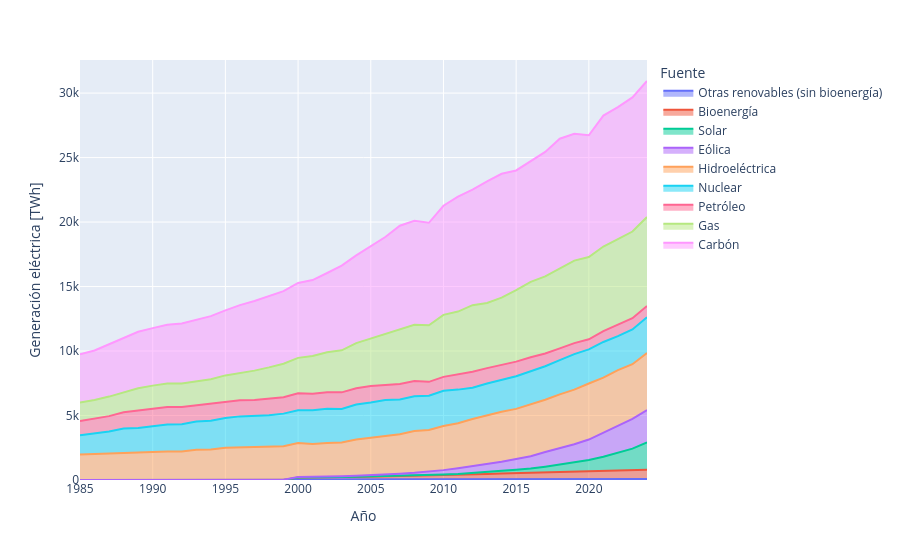

Notebook code for this chart:
### Code cell
#| label: fig-elec-fuente-abs
#| fig-cap: "Contribución de la generación eléctrica por fuente (valores absolutos)"
df = pd.read_csv('https://ourworldindata.org/grapher/electricity-prod-source-stacked.csv?v=1&csvType=full&useColumnShortNames=true', storage_options={'User-Agent': 'Our World In Data data fetch/1.0'})
df_elec = df[df['entity'] == 'World'].copy()
col_map = {
    'other_renewables_excluding_bioenergy_generation__twh_chart_electricity_prod_source_stacked': 'Otras renovables (sin bioenergía)',
    'bioenergy_generation__twh_chart_electricity_prod_source_stacked': 'Bioenergía',
    'solar_generation__twh_chart_electricity_prod_source_stacked': 'Solar',
    'wind_generation__twh_chart_electricity_prod_source_stacked': 'Eólica',
    'hydro_generation__twh_chart_electricity_prod_source_stacked': 'Hidroeléctrica',
    'nuclear_generation__twh_chart_electricity_prod_source_stacked': 'Nuclear',
    'oil_generation__twh_chart_electricity_prod_source_stacked': 'Petróleo',
    'gas_generation__twh_chart_electricity_prod_source_stacked': 'Gas',
    'coal_generation__twh_chart_electricity_prod_source_stacked': 'Carbón'
}
source_cols = [c for c in df_elec.columns if c in col_map]
df_elec = df_elec.rename(columns=col_map)
source_cols_es = [col_map[c] for c in source_cols]
fig = px.area(df_elec, x='year', y=source_cols_es, labels={'year': 'Año', 'value': 'Generación eléctrica [TWh]', 'variable': 'Fuente'})
fig.update_layout(hovermode='x unified')
fig.show()

### Figure 1 — Plotly figure (JSON) as saved in the notebook; plotly's stock layout.template omitted (floating-point values rounded to 4 significant figures)
{"data": [{"fillpattern": {"shape": ""}, "hovertemplate": "Fuente=Otras renovables (sin bioenergía)<br>Año=%{x}<br>Generación eléctrica [TWh]=%{y}<extra></extra>", "legendgroup": "Otras renovables (sin bioenergía)", "line": {"color": "#636efa"}, "marker": {"symbol": "circle"}, "mode": "lines", "name": "Otras renovables (sin bioenergía)", "orientation": "v", "showlegend": true, "stackgroup": "1", "type": "scatter", "x": [1985, 1986, 1987, 1988, 1989, 1990, 1991, 1992, 1993, 1994, 1995, 1996, 1997, 1998, 1999, 2000, 2001, 2002, 2003, 2004, 2005, 2006, 2007, 2008, 2009, 2010, 2011, 2012, 2013, 2014, 2015, 2016, 2017, 2018, 2019, 2020, 2021, 2022, 2023, 2024], "xaxis": "x", "y": [0.0, 0.0, 0.0, 0.0, 0.0, 0.0, 0.0, 0.0, 0.0, 0.0, 0.0, 0.0, 0.0, 0.0, 0.0, 43.65, 44.15, 45.83, 46.61, 48.26, 48.59, 50.76, 52.81, 56.59, 58.66, 59.71, 61.08, 62.83, 64.32, 69.53, 73.08, 75.87, 78.82, 81.71, 82.95, 86.12, 86.33, 87.91, 87.83, 86.98], "yaxis": "y"}, {"fillpattern": {"shape": ""}, "hovertemplate": "Fuente=Bioenergía<br>Año=%{x}<br>Generación eléctrica [TWh]=%{y}<extra></extra>", "legendgroup": "Bioenergía", "line": {"color": "#EF553B"}, "marker": {"symbol": "circle"}, "mode": "lines", "name": "Bioenergía", "orientation": "v", "showlegend": true, "stackgroup": "1", "type": "scatter", "x": [1985, 1986, 1987, 1988, 1989, 1990, 1991, 1992, 1993, 1994, 1995, 1996, 1997, 1998, 1999, 2000, 2001, 2002, 2003, 2004, 2005, 2006, 2007, 2008, 2009, 2010, 2011, 2012, 2013, 2014, 2015, 2016, 2017, 2018, 2019, 2020, 2021, 2022, 2023, 2024], "xaxis": "x", "y": [0.0, 0.0, 0.0, 0.0, 0.0, 0.0, 0.0, 0.0, 0.0, 0.0, 0.0, 0.0, 0.0, 0.0, 0.0, 154.4, 149.7, 163.0, 176.5, 192.5, 212.9, 226.7, 249.3, 266.3, 286.5, 327.1, 345.2, 374.1, 406.6, 442.8, 472.3, 482.4, 507.9, 538.3, 566.7, 601.8, 655.7, 669.8, 682.6, 704.8], "yaxis": "y"}, {"fillpattern": {"shape": ""}, "hovertemplate": "Fuente=Solar<br>Año=%{x}<br>Generación eléctrica [TWh]=%{y}<extra></extra>", "legendgroup": "Solar", "line": {"color": "#00cc96"}, "marker": {"symbol": "circle"}, "mode": "lines", "name": "Solar", "orientation": "v", "showlegend": true, "stackgroup": "1", "type": "scatter", "x": [1985, 1986, 1987, 1988, 1989, 1990, 1991, 1992, 1993, 1994, 1995, 1996, 1997, 1998, 1999, 2000, 2001, 2002, 2003, 2004, 2005, 2006, 2007, 2008, 2009, 2010, 2011, 2012, 2013, 2014, 2015, 2016, 2017, 2018, 2019, 2020, 2021, 2022, 2023, 2024], "xaxis": "x", "y": [0.01175, 0.01518, 0.0106, 0.0102, 0.2622, 0.3882, 0.5052, 0.4666, 0.5567, 0.597, 0.6389, 0.6992, 0.7497, 0.8119, 0.9053, 1.03, 1.37, 1.71, 2.1, 2.78, 3.94, 5.41, 7.28, 11.84, 19.81, 32.21, 63.61, 96.98, 131.9, 197.8, 256.4, 327.8, 445.0, 575.2, 705.3, 857.4, 1054.0, 1330.0, 1661.0, 2128.0], "yaxis": "y"}, {"fillpattern": {"shape": ""}, "hovertemplate": "Fuente=Eólica<br>Año=%{x}<br>Generación eléctrica [TWh]=%{y}<extra></extra>", "legendgroup": "Eólica", "line": {"color": "#ab63fa"}, "marker": {"symbol": "circle"}, "mode": "lines", "name": "Eólica", "orientation": "v", "showlegend": true, "stackgroup": "1", "type": "scatter", "x": [1985, 1986, 1987, 1988, 1989, 1990, 1991, 1992, 1993, 1994, 1995, 1996, 1997, 1998, 1999, 2000, 2001, 2002, 2003, 2004, 2005, 2006, 2007, 2008, 2009, 2010, 2011, 2012, 2013, 2014, 2015, 2016, 2017, 2018, 2019, 2020, 2021, 2022, 2023, 2024], "xaxis": "x", "y": [0.06422, 0.1388, 0.1954, 0.3316, 2.65, 3.632, 4.086, 4.733, 5.704, 7.132, 8.272, 9.216, 12.03, 15.93, 21.23, 31.14, 38.18, 52.22, 63.19, 85.46, 104.4, 133.2, 171.1, 220.8, 276.2, 345.9, 439.9, 529.2, 634.1, 706.0, 829.5, 960.2, 1139.0, 1268.0, 1421.0, 1591.0, 1857.0, 2107.0, 2313.0, 2505.0], "yaxis": "y"}, {"fillpattern": {"shape": ""}, "hovertemplate": "Fuente=Hidroeléctrica<br>Año=%{x}<br>Generación eléctrica [TWh]=%{y}<extra></extra>", "legendgroup": "Hidroeléctrica", "line": {"color": "#FFA15A"}, "marker": {"symbol": "circle"}, "mode": "lines", "name": "Hidroeléctrica", "orientation": "v", "showlegend": true, "stackgroup": "1", "type": "scatter", "x": [1985, 1986, 1987, 1988, 1989, 1990, 1991, 1992, 1993, 1994, 1995, 1996, 1997, 1998, 1999, 2000, 2001, 2002, 2003, 2004, 2005, 2006, 2007, 2008, 2009, 2010, 2011, 2012, 2013, 2014, 2015, 2016, 2017, 2018, 2019, 2020, 2021, 2022, 2023, 2024], "xaxis": "x", "y": [1979.0, 2006.0, 2033.0, 2098.0, 2088.0, 2159.0, 2209.0, 2208.0, 2341.0, 2356.0, 2483.0, 2517.0, 2561.0, 2581.0, 2600.0, 2630.0, 2564.0, 2612.0, 2612.0, 2803.0, 2912.0, 3018.0, 3063.0, 3245.0, 3241.0, 3428.0, 3488.0, 3660.0, 3791.0, 3871.0, 3882.0, 4015.0, 4054.0, 4177.0, 4228.0, 4347.0, 4289.0, 4323.0, 4232.0, 4420.0], "yaxis": "y"}, {"fillpattern": {"shape": ""}, "hovertemplate": "Fuente=Nuclear<br>Año=%{x}<br>Generación eléctrica [TWh]=%{y}<extra></extra>", "legendgroup": "Nuclear", "line": {"color": "#19d3f3"}, "marker": {"symbol": "circle"}, "mode": "lines", "name": "Nuclear", "orientation": "v", "showlegend": true, "stackgroup": "1", "type": "scatter", "x": [1985, 1986, 1987, 1988, 1989, 1990, 1991, 1992, 1993, 1994, 1995, 1996, 1997, 1998, 1999, 2000, 2001, 2002, 2003, 2004, 2005, 2006, 2007, 2008, 2009, 2010, 2011, 2012, 2013, 2014, 2015, 2016, 2017, 2018, 2019, 2020, 2021, 2022, 2023, 2024], "xaxis": "x", "y": [1489.0, 1595.0, 1735.0, 1891.0, 1945.0, 2001.0, 2096.0, 2112.0, 2185.0, 2226.0, 2323.0, 2407.0, 2390.0, 2431.0, 2524.0, 2540.0, 2613.0, 2655.0, 2601.0, 2719.0, 2727.0, 2762.0, 2703.0, 2695.0, 2657.0, 2726.0, 2610.0, 2432.0, 2449.0, 2499.0, 2533.0, 2571.0, 2594.0, 2659.0, 2754.0, 2648.0, 2762.0, 2640.0, 2699.0, 2779.0], "yaxis": "y"}, {"fillpattern": {"shape": ""}, "hovertemplate": "Fuente=Petróleo<br>Año=%{x}<br>Generación eléctrica [TWh]=%{y}<extra></extra>", "legendgroup": "Petróleo", "line": {"color": "#FF6692"}, "marker": {"symbol": "circle"}, "mode": "lines", "name": "Petróleo", "orientation": "v", "showlegend": true, "stackgroup": "1", "type": "scatter", "x": [1985, 1986, 1987, 1988, 1989, 1990, 1991, 1992, 1993, 1994, 1995, 1996, 1997, 1998, 1999, 2000, 2001, 2002, 2003, 2004, 2005, 2006, 2007, 2008, 2009, 2010, 2011, 2012, 2013, 2014, 2015, 2016, 2017, 2018, 2019, 2020, 2021, 2022, 2023, 2024], "xaxis": "x", "y": [1111.0, 1168.0, 1183.0, 1257.0, 1350.0, 1366.0, 1351.0, 1330.0, 1269.0, 1304.0, 1262.0, 1247.0, 1245.0, 1296.0, 1268.0, 1324.0, 1285.0, 1271.0, 1296.0, 1263.0, 1278.0, 1176.0, 1196.0, 1172.0, 1071.0, 1079.0, 1187.0, 1239.0, 1197.0, 1144.0, 1133.0, 1085.0, 993.9, 908.6, 854.9, 776.3, 842.2, 888.3, 872.1, 869.8], "yaxis": "y"}, {"fillpattern": {"shape": ""}, "hovertemplate": "Fuente=Gas<br>Año=%{x}<br>Generación eléctrica [TWh]=%{y}<extra></extra>", "legendgroup": "Gas", "line": {"color": "#B6E880"}, "marker": {"symbol": "circle"}, "mode": "lines", "name": "Gas", "orientation": "v", "showlegend": true, "stackgroup": "1", "type": "scatter", "x": [1985, 1986, 1987, 1988, 1989, 1990, 1991, 1992, 1993, 1994, 1995, 1996, 1997, 1998, 1999, 2000, 2001, 2002, 2003, 2004, 2005, 2006, 2007, 2008, 2009, 2010, 2011, 2012, 2013, 2014, 2015, 2016, 2017, 2018, 2019, 2020, 2021, 2022, 2023, 2024], "xaxis": "x", "y": [1426.0, 1433.0, 1517.0, 1541.0, 1729.0, 1789.0, 1814.0, 1828.0, 1862.0, 1924.0, 2035.0, 2100.0, 2270.0, 2408.0, 2600.0, 2746.0, 2915.0, 3105.0, 3256.0, 3503.0, 3681.0, 3901.0, 4219.0, 4361.0, 4382.0, 4808.0, 4866.0, 5161.0, 5058.0, 5214.0, 5540.0, 5850.0, 5974.0, 6225.0, 6401.0, 6382.0, 6557.0, 6630.0, 6716.0, 6900.0], "yaxis": "y"}, {"fillpattern": {"shape": ""}, "hovertemplate": "Fuente=Carbón<br>Año=%{x}<br>Generación eléctrica [TWh]=%{y}<extra></extra>", "legendgroup": "Carbón", "line": {"color": "#FF97FF"}, "marker": {"symbol": "circle"}, "mode": "lines", "name": "Carbón", "orientation": "v", "showlegend": true, "stackgroup": "1", "type": "scatter", "x": [1985, 1986, 1987, 1988, 1989, 1990, 1991, 1992, 1993, 1994, 1995, 1996, 1997, 1998, 1999, 2000, 2001, 2002, 2003, 2004, 2005, 2006, 2007, 2008, 2009, 2010, 2011, 2012, 2013, 2014, 2015, 2016, 2017, 2018, 2019, 2020, 2021, 2022, 2023, 2024], "xaxis": "x", "y": [3748.0, 3839.0, 4058.0, 4201.0, 4377.0, 4460.0, 4557.0, 4650.0, 4728.0, 4892.0, 5039.0, 5279.0, 5396.0, 5511.0, 5631.0, 5809.0, 5891.0, 6144.0, 6575.0, 6797.0, 7167.0, 7567.0, 8052.0, 8074.0, 7951.0, 8458.0, 8911.0, 8960.0, 9424.0, 9604.0, 9284.0, 9328.0, 9655.0, 10030.0, 9827.0, 9438.0, 10160.0, 10240.0, 10400.0, 10540.0], "yaxis": "y"}], "layout": {"hovermode": "x unified", "legend": {"title": {"text": "Fuente"}, "tracegroupgap": 0}, "margin": {"t": 60}, "xaxis": {"anchor": "y", "domain": [0, 1], "title": {"text": "Año"}}, "yaxis": {"anchor": "x", "domain": [0, 1], "title": {"text": "Generación eléctrica [TWh]"}}}}
